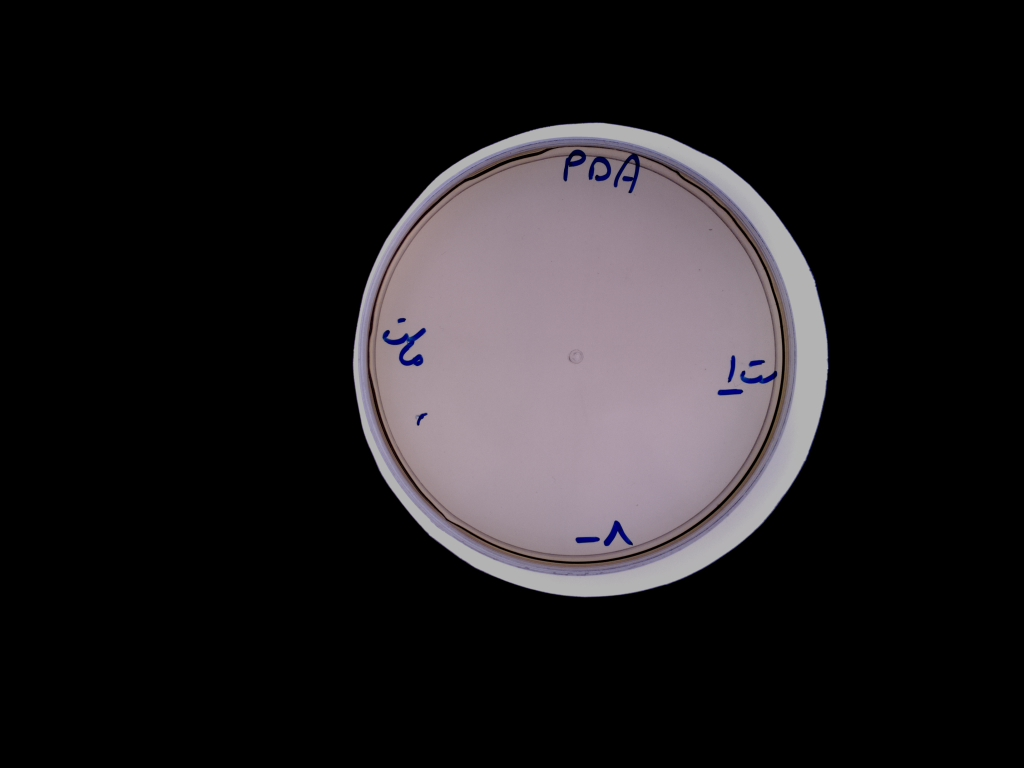
#> input picture samples/img1.jpg, 1024 x 768 px
$ python main.py
#> lines starting #> are read from the running program, lines starting #| are printed output that depends on the picture; after the words box and inside, x2 and y2 are one past the last pixel; in counts of white or black regions, pixels touching at a corner belong together
### plateDetector.py
import cv2
import numpy as np

#this madule contain's two function-plateBorderFinder find plate circle and mark it-plateCropper mask the selected are with a circle and remove waste regions.
#this two functions originated from stackOverFllow and also some other parts of this code too.
def plateBorderFinder(gray_blurred,img,hh,minr):

    # Apply Hough transform on the blurred image.
    #jj in here "hh" is inputed image's bigest dimention and is minmum distance between of detected circles center
    # and "minr" is minimum radius of circles "minr=int(h/4)"
    # this two parameters cause to detecting plate's border circle very nicely in most cases
    detected_circles = cv2.HoughCircles(gray_blurred, cv2.HOUGH_GRADIENT, 1, hh, param1 = 50, param2 = 30, minRadius = minr, maxRadius = 0)

    # Draw circles that are detected.
    if detected_circles is not None:

        # Convert the circle parameters a, b and r to integers.
        detected_circles = np.uint16(np.around(detected_circles))

        for pt in detected_circles[0, :]:
            a, b, r = pt[0], pt[1], pt[2]

            # Draw the circumference of the circle.
            cv2.circle(img, (a, b), r, (0, 255, 0), 2)

            # Draw a small circle (of radius 1) to show the center.
            cv2.circle(img, (a, b), 1, (255, 0, 0), 3)
    imcircle = cv2.resize(img, (700, 500))
    cv2.imshow("Detected Circle", imcircle)
    cv2.waitKey(5000)
    cv2.destroyAllWindows()
    return(detected_circles,a,b,r)

def plateCropper(gray_blurred,a,b,r):
    #this function crop circular area taht belong's to plate.according to plateBorderFinder
    # create a mask
    mask = np.full((gray_blurred.shape[0], gray_blurred.shape[1]), 0, dtype=np.uint8)

    # create circle mask, center, radius, fill color, size of the border
    cv2.circle(mask,(a,b), r, (255,255,255),-1)

    # get only the inside pixels
    fg = cv2.bitwise_or(gray_blurred, gray_blurred, mask=mask)

    mask = cv2.bitwise_not(mask)

    background = np.full(gray_blurred.shape, 255, dtype=np.uint8)

    bk = cv2.bitwise_or(background, background, mask=mask)

    final = cv2.bitwise_or(fg, bk)
    imS = cv2.resize(final, (700, 500))
    #cv2.imshow("Cropped Circle", imS)
    #cv2.waitKey(5000)
    #cv2.destroyAllWindows()
    return(final)

### thresholder.py
import cv2
import numpy as np
from skimage import feature
from skimage.util import img_as_ubyte

#create's a cnny threshold binary output
def thresholder(final,model):
    #if noise is toomuch enable below line
    #final = cv.medianBlur(final,3)

    #Ido not remember why "eedges" variable was declared, but looks like's it is good for better results.
    #L2gradient=True cause to linking edges and better closed lines for detection

    eedges=0
    val=np.ravel(final)
    modifiedval=np.delete(val,np.where(val==255))
    mean=int(modifiedval.mean())
    std=int(modifiedval.std())
    #print("mean:",mean)
    #print("std:",std)


    if model==1:
        filtersize=3
        minThreshold=mean-(0.80*std)
        minThreshold=int(minThreshold)
        #print("tresh:",minThreshold)
        maxThreshold=-1
        edges=cv2.Canny(final,eedges,minThreshold,maxThreshold,filtersize,L2gradient=True)
    elif model==2:
        edges= feature.canny(final,sigma=0)
        edges = img_as_ubyte(edges)


    #edges=cv2.Canny(final,eedges,100,-1,3,L2gradient=True)
    imS = cv2.resize(edges, (700, 500))
    #cv2.imshow("Canny", imS)
    #cv2.waitKey(5000)
    #cv2.destroyAllWindows()
    cv2.imwrite("canny.jpg",edges)

    return(edges)

### badContourRemover.py
from math import pi
from cv2 import contourArea
from cv2 import arcLength
import cv2
import numpy as np

def badcontourremover(r,contours2,hierarchy2,black):
    #create deciding variables
    cn=0

    s=pi*(r**2)
    plateperimeterlimit=(r/2)*pi
    bb=black
    EE=black
    kernel = np.ones((2,2),np.uint8)

    ###detecting True parental level of objects###


    for cnt in contours2:
        cntt=0
        cntt=contours2[cn]

        #claculate contourrs area
        area=0.0
        area=contourArea(cntt)

        #calculate contour perimeter
        perimeter=0.0
        perimeter=arcLength(cntt,True)

        if perimeter < plateperimeterlimit:

            if area != 0:

                if area < s/2:
                    cv2.drawContours(bb, [cntt], -1, (255,255,255), 1)

        cn=cn+1
    imS = cv2.resize(bb, (700, 500))
    cv2.imshow("Extra 1", imS)
    cv2.waitKey(5000)
    cv2.destroyAllWindows()

    contoursExtera , hierarchyExtra= cv2.findContours(bb, cv2.RETR_EXTERNAL, cv2.CHAIN_APPROX_SIMPLE)

    cv2.drawContours(EE, contoursExtera, -1, (255,255,255), 1)
    EE=cv2.morphologyEx(EE, cv2.MORPH_CLOSE, kernel)
    imSs = cv2.resize(EE, (700, 500))
    cv2.imshow("Extra2", imSs)
    cv2.waitKey(5000)
    cv2.destroyAllWindows()

    return(contoursExtera)

### contoursDrawer.py
#this function filters counters by size and parent and child relationship and then draw them

import cv2
from math import pi
import numpy as np
import math
def contoursDrawer(r,contoursExtera,imagefinal,imagenumber,workingdir,h,w,contoursExtraLen,comtours2len,model):
    ###set deciding variables###
    cn=0
    mergedcount=0.0
    s=0.0
    s=pi*(r**2)
    #print("S is:",s)
    plateperimeterlimit=0.0
    plateperimeterlimit=(r/2)*pi
    #print("plateperimeterlimit is:",plateperimeterlimit)
    zerocount=0
    decider=True

    cflperimeter=0.0
    cflminarea=0.0
    cflmaxarea=0.0
    cflparent=0.0

    lent=len(contoursExtera)

    childcount=0
    truecirclecount=0


    totalmergedarea=0.0

    convexitycount=0

    drawcount=0


    totalarea=0.0
    #filter by cicularity 0.90 fure surface plate and 0.50 for pure plate
    #filter by convexity 0.95 fure surface plate and 0.85 for pure plate
    #that two lines are old comments


    #for surface olate

    goodcircle1 = 0.50
    goodconvex1 = 0.90
    if model==1:
        asx=4
    elif model==2:
        asx=3


        ###drawing circle and convex Objects###
    #this for loop runes for each contour
    for cnt in contoursExtera:


        decider=True
        cntt=0
        cntt=contoursExtera[cn]

        counterboom= np.zeros((h, w, 1), dtype = "uint8")
        cv2.drawContours(counterboom, [cntt], -1, (255,255,255), 1)
        imtemp = cv2.resize(counterboom, (700, 500))
        #cv2.imshow("temp contour", imtemp)


        drawed=False

        #claculate contours area
        area=0.0
        area=cv2.contourArea(cntt)
        totalarea=totalarea+area
        #print("area is:", area)
        #calculate contour perimeter
        perimeter=0.0
        perimeter=cv2.arcLength(cntt,True)
        #print("perimeter is:",perimeter)
        #print("number:",cn)


        #removing contpurs with perimeter bigger than half of plate
        if perimeter > plateperimeterlimit:
            decider=False
            cflperimeter=cflperimeter+1
            #print("BIGGER than plateperimeterlimit")

        #removing contours with small area because they are not true colonies


        #removing objects with area bigger than half of plate
        if area > s/2:
            decider=False
            cflmaxarea=cflmaxarea+1
            #print("bigger than s/2")

        if decider == False:

            zerocount=zerocount+1
        else:
            #removing objects that are not closed shapes


            #aspectratio helps to detecting merged objects in future if statement
            aspectratio = ((perimeter**2)/((4*pi)*area))
            #print("aspect ratio is:", aspectratio)

            #Circulariry is a number between 0 and 1
            #for a complete circle is 1 for a square is about 0.785
            #and for a line is 0
            circularity=((4*pi)*area)/((perimeter)**2)
            #print("circularity is:", circularity)
#checking process Circularity---> if not ---> convexity AND then merged or not ---> if not ---> cheking merged or not
            if circularity >= goodcircle1:

                #if object doesn't pass circularity then we check it with
                #convexity it is number between 0 and 1
                hull=cv2.convexHull(cntt)
                hullarea=cv2.contourArea(hull)
                convexity=area/hullarea
                #print("bad circle")
                #print("hullarea is:", hullarea)
                #print("convexity is:",convexity)

                #filter contours by convexity
                if convexity >= goodconvex1:
                    #print("good convex 1")
                    #cheking convex contours for merge
                    #if aspect ratio for convex contours is smallers than this number it is merged and will draw red
                    if circularity >= goodcircle1:
                        if aspectratio >= 1.7:
                            roundit=math.floor(aspectratio)
                            mergedcount=mergedcount+roundit
                            cv2.drawContours(imagefinal, [cntt], -1, (0,0,255), 2)
                            drawed=True
                            #print("R1-1:",roundit)
                            #this variable store's total area of merged contours for approximation merged contours number
                            #print("rounded:",roundit)
                            #print("merged")
                        elif aspectratio < 1.7:
                            convexitycount=convexitycount+1
                            cv2.drawContours(imagefinal, [cntt], -1, (0,255,0), 2)
                            drawed=True
                            #print("R1-2: Single")

                    #if convex is not merged will draw green
                    elif circularity < goodcircle1:
                        if aspectratio < 3:
                            roundit=math.floor(aspectratio)
                            mergedcount=mergedcount+roundit
                            cv2.drawContours(imagefinal, [cntt], -1, (0,0,255), 2)
                            drawed=True
                            #print("R2:",roundit)
                        #print("single")
                # if convexity is small then will be checked for merged or not
                elif convexity < goodconvex1:
                    #print("good convex 2")
                    #check merged or not
                    if aspectratio < asx:

                        roundit=math.floor(aspectratio)
                        mergedcount=mergedcount+roundit
                        #print("round:",roundit)
                        cv2.drawContours(imagefinal, [cntt], -1, (0,0,255), 2)
                        drawed=True
                        totalmergedarea=totalmergedarea+area
                        #print("R3:",roundit)


        #counting drawed contours
        if drawed == True:
            drawcount=drawcount+1

        circularity=0.0

        cn=cn+1
        #cv2.waitKey(10000)
        #print("------------------------")


    areaTNTC=totalarea/s
    #generating results report and storing it in formatted "results" variable for showing it in a message


    lastResult=truecirclecount+convexitycount+mergedcount
    results="True Circles:"+ str(truecirclecount)+"\n"
    results=results+"Single Convexes:"+str(convexitycount)+"\n"
    results=results+"Merged Approximation:"+str(mergedcount)+"\n"
    results=results+"total colonies number="+str(lastResult)+"\n"

    #comtours22len=comtours2len*0.60

    if lastResult > 6000:
        results=results+"this is a TNTC plate as Pure plate\n"
    elif lastResult > 600:
        results=results+"this is a TNTC plate as Surface\n"
    elif areaTNTC >= 0.10:
        results=results+"may be it is a TNTC plate \n"
    elif contoursExtraLen > 700:
        results=results+"may be it is a TNTC plate \n"
    elif comtours2len > 900:
        results=results+"may be it is a TNTC plate \n"
    #print("areaTNTC:",areaTNTC)
    #print("contoursExtraLen",contoursExtraLen)
    #print("comtours2len:",comtours2len)

    #save image in workking directory
    savedirectory=workingdir+"/finalcolonies"+str(imagenumber)+".jpg"
    cv2.imwrite(savedirectory,imagefinal)
    #returning final cmarked iamge and counting results

    return(imagefinal,results)

### main.py
#this is the main source file of colony counter software
#author=mohammadJavad Rouhanifar

#import necessary libraries
import easygui
import cv2
#from picamera import PiCamera
from time import sleep
import gc
import numpy as np
import statistics

#import handWritten madules
import plateDetector
import thresholder
import contoursDrawer
#import cameraHandler
import badContourRemover


#set camera for later use in camera handler
#This must seted in cameraHnadler but because of that placing this line
# in a loop make's GPU full and camera unavalabe; so we define it here and use it in cameraHandler as a parameter.

#camera=PiCamera()

#imagenuber variable make's different naming for imagefiles
imagenumber=0

model=1
#selecting image source-localfile or camera
#seter = easygui.buttonbox(msg="Please select Image source",choices=('CAMERA','IMAGE FILE ON DISCK'))
seter = "IMAGE FILE ON DISCK"


#directory for saving output files
workingdir = easygui.diropenbox(msg="Please select folder to save files",title="Choose working directory",default=None)
#> the answer given: samples


#whle circle for making softwar able to recount
retry=True
while retry==True:

    imagenumber=imagenumber+1

    if seter == "IMAGE FILE ON DISCK":

        # jj open dialog box to select file
        path = easygui.fileopenbox()
#> the answer given: samples/img1.jpg

        # Read image from file or camera
        img = cv2.imread( path, cv2.IMREAD_COLOR)
#> img is the input picture: shape (768, 1024, 3); mean B, G, R 33.4, 31.1, 34.2
    elif seter == "CAMERA":
        path = cameraHandler.cameraHandler(imagenumber,workingdir,camera)

        img = cv2.imread( path, cv2.IMREAD_COLOR)


    #jj set some variables that depend on image size

    #get image size
    h, w, _ = img.shape
    minr=int(h/4)
    maxr=0.0

    # jj find images correct ratio for using in circleTransform
    if h > w:
        maxr=h
        hh=h
    elif h < w:
        maxr=w
        hh=w


# Convert to grayscale.
    gray =0
    gray = cv2.cvtColor(img, cv2.COLOR_BGR2GRAY)
    #gray = cv2.resize(gray,(2*maxr, 2*hh), interpolation = cv2.INTER_CUBIC)


    #jjreducing noise

    # Blur using 3 * 3 kernel.


    gray_blurred = gray


    #Calling plateBorderFinder function
    detected_circles=0
    a=0
    b=0
    r=0
    detected_circles,a,b,r=plateDetector.plateBorderFinder(gray_blurred,img,hh,minr)
#> in plateBorderFinder, `detected_circles = cv2.HoughCircles(gray_blurred, cv2.HOUGH_GRADIENT, ..`: detected_circles = [[575.5, 352.5, 208.1]]
#> in plateBorderFinder, `detected_circles = np.uint16(np.around(detected_circles))`: detected_circles = [[576, 352, 208]]
#> the loop in plateBorderFinder, `for pt in detected_circles[0, :]:` made 1 pass
#> after the loop in plateBorderFinder, `for pt in detected_circles[0, :]:`:
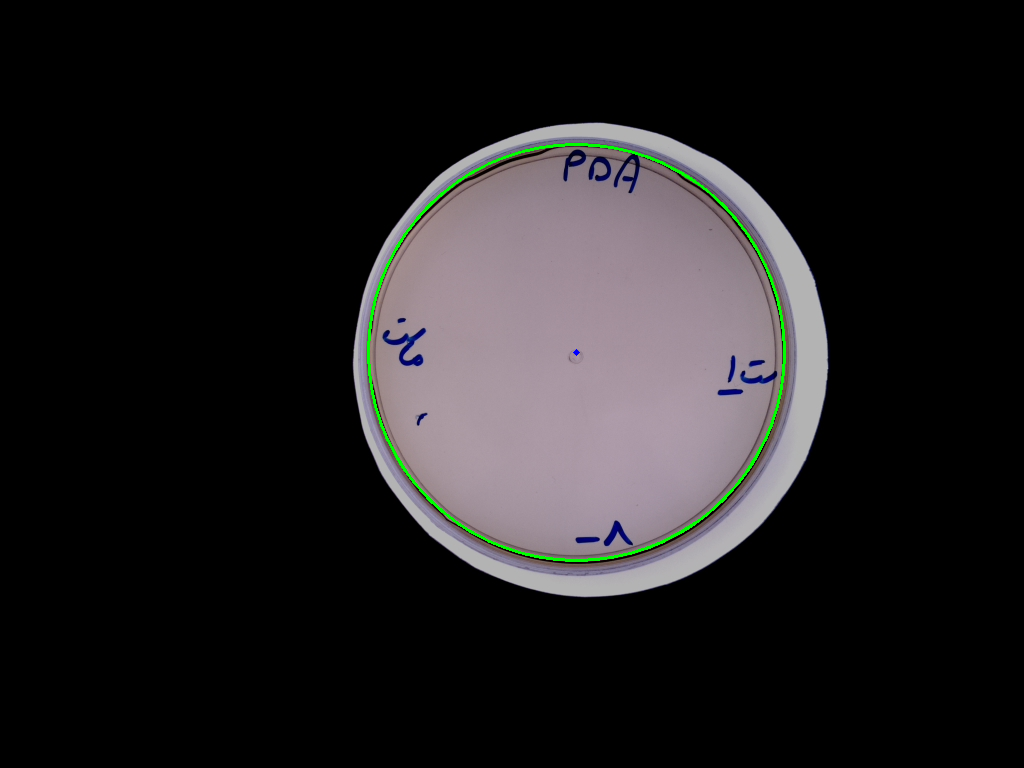
#> img: shape (768, 1024, 3); 0.49% of pixels changed, all inside (x1, y1, x2, y2) = (367, 143, 786, 562)
#> in plateBorderFinder, `imcircle = cv2.resize(img, (700, 500))`:
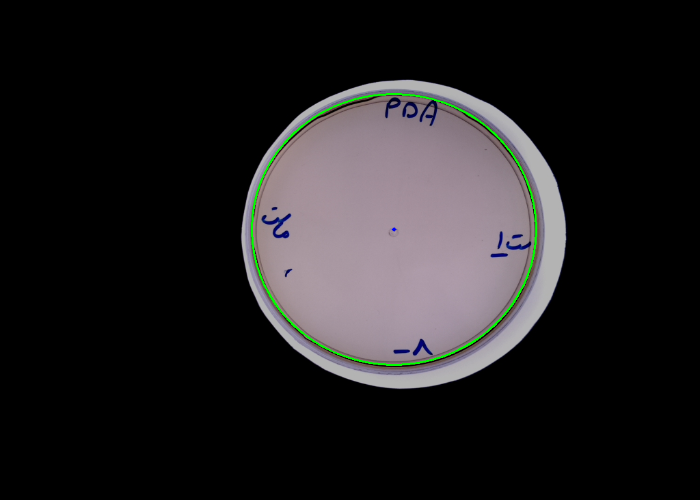
#> imcircle: shape (500, 700, 3); mean B, G, R 33.1, 31.9, 33.8
#> detected_circles = [[576, 352, 208]]; a = 576; b = 352; r = 208


    #calling plateCropper function
    final=0
    final=plateDetector.plateCropper(gray_blurred,a,b,r)
#> in plateCropper, `cv2.circle(mask,(a,b), r, (255,255,255),-1)`:
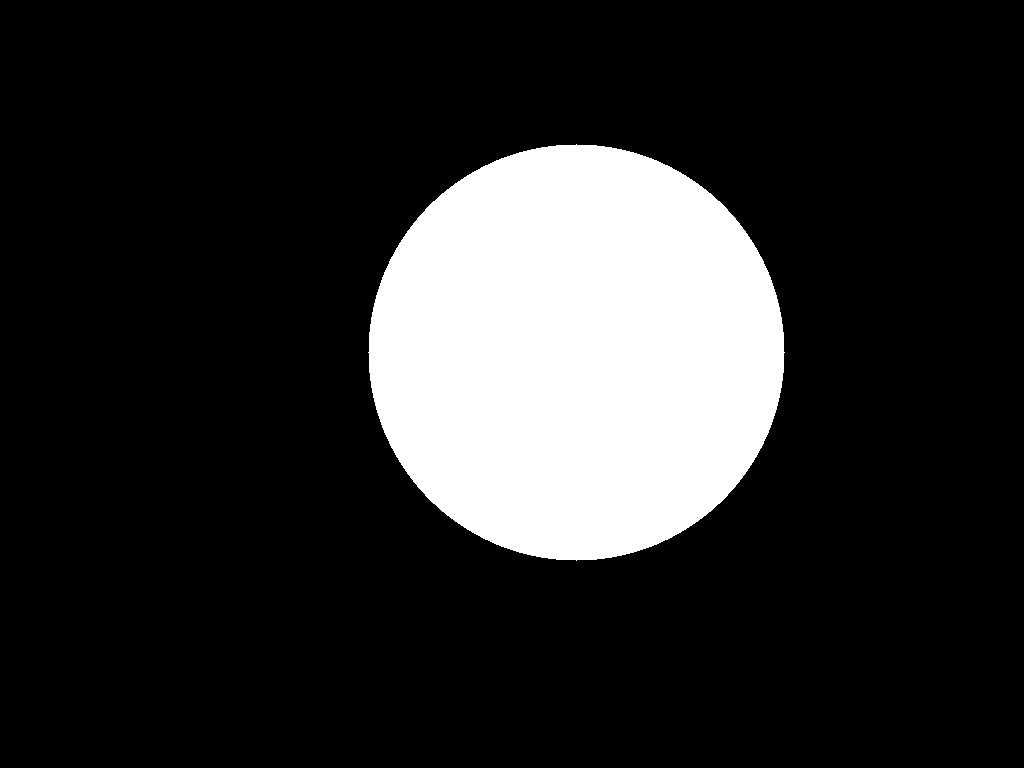
#> mask: shape (768, 1024); 17.3% white; 1 white region, box (x1, y1, x2, y2) and area: (368, 144, 785, 561) 135877
#> in plateCropper, `imS = cv2.resize(final, (700, 500))`:
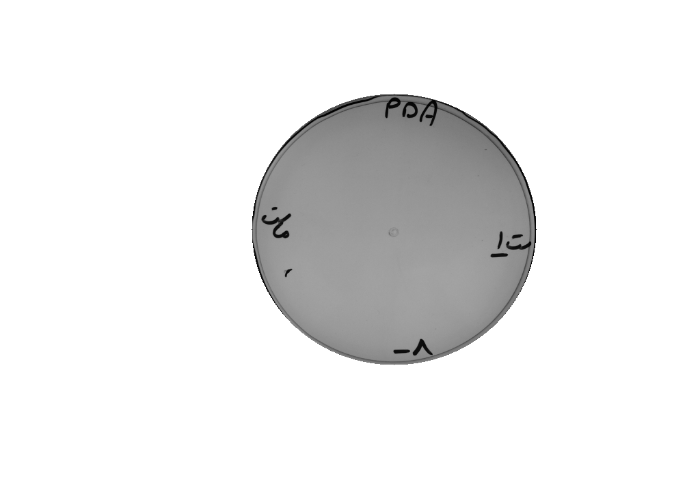
#> imS: shape (500, 700); min 1, max 255, mean 235.5

    #making image bigger & adapting related varaibles

    zoom=2
    final = cv2.resize(final,(zoom*w, zoom*h), interpolation = cv2.INTER_CUBIC)
#> final: shape (1536, 2048)
    h=h*zoom
    w=w*zoom
    hh=hh*zoom
    maxr=maxr*zoom
    r=r*zoom
#> r = 416

    finalbackup=final
    final=cv2.GaussianBlur(final,(5,5),0)

    savecroped=workingdir+"/cropped.jpg"
    cv2.imwrite(savecroped,final)


    #calling thresholder function
    edges=0
    edges=thresholder.thresholder(final,model)
#> in thresholder, `mean=int(modifiedval.mean())`: mean = 144
#> in thresholder, `std=int(modifiedval.std())`: std = 27
#> in thresholder, `minThreshold=mean-(0.80*std)`: minThreshold = 122.4
#> in thresholder, `minThreshold=int(minThreshold)`: minThreshold = 122
#> in thresholder, `edges=cv2.Canny(final,eedges,minThreshold,maxThreshold,filtersize,L2gr..`:
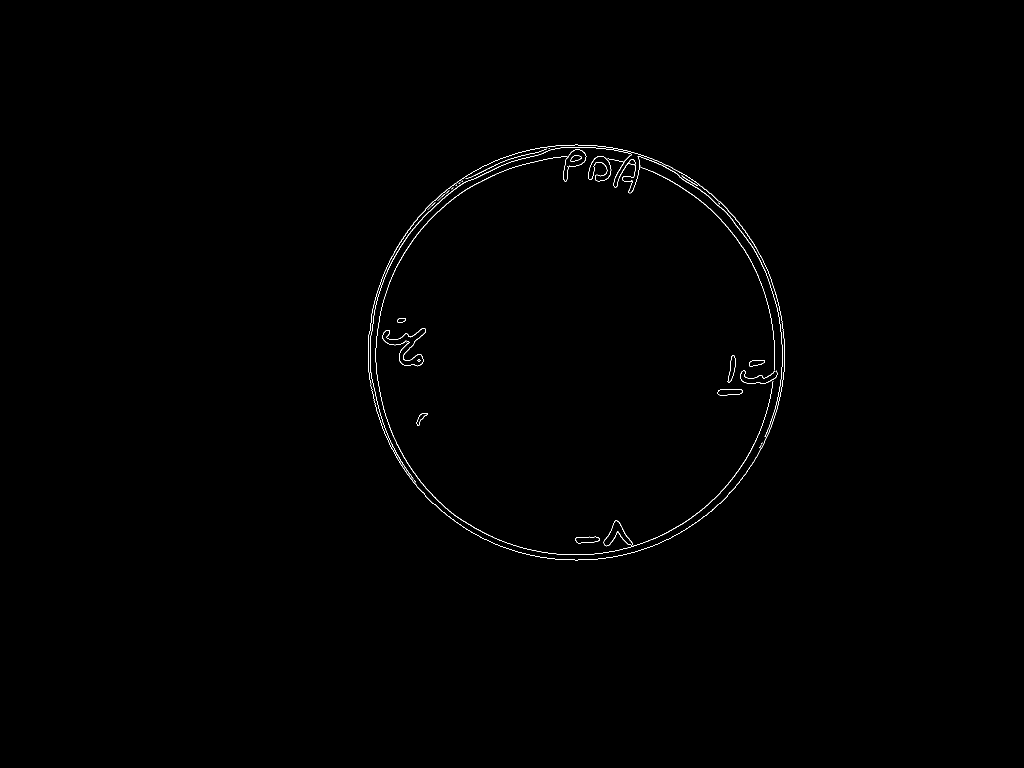
#> edges: shape (1536, 2048) (shown at 1/2 size); 0.34% white in thin lines or dots, all inside (x1, y1, x2, y2) = (736, 289, 1570, 1122)

    #cv2.imshow("Sobel??",edges)
    #cv2.waitKey(10000)

    #using thresholder function from open cv to find color contours and their hierarchy of parent and child relationship
    contours2=0
    hierarchy2=0
    contours2 , hierarchy2= cv2.findContours(edges, cv2.RETR_LIST
                                            , cv2.CHAIN_APPROX_SIMPLE)
#> contours2 = 44 contours, 16 with area under 20; largest, box (x1, y1, x2, y2) and area: (736, 289, 1570, 1122) 543572, (736, 289, 1570, 1122) 542872, (765, 656, 852, 733) 2212, (765, 656, 852, 733) 2062, (1207, 1041, 1266, 1093) 1116
#> (the rest of the program and of its run is left out)
